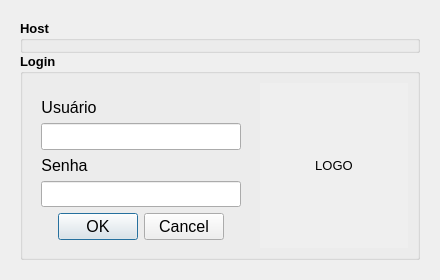
<?xml version="1.0" encoding="UTF-8"?>
<ui version="4.0">
 <class>LoginDialog</class>
 <widget class="QDialog" name="LoginDialog">
  <property name="geometry">
   <rect>
    <x>0</x>
    <y>0</y>
    <width>440</width>
    <height>280</height>
   </rect>
  </property>
  <property name="sizePolicy">
   <sizepolicy hsizetype="Preferred" vsizetype="Minimum">
    <horstretch>0</horstretch>
    <verstretch>0</verstretch>
   </sizepolicy>
  </property>
  <property name="minimumSize">
   <size>
    <width>440</width>
    <height>195</height>
   </size>
  </property>
  <property name="maximumSize">
   <size>
    <width>440</width>
    <height>500</height>
   </size>
  </property>
  <property name="windowTitle">
   <string>SOAD - Login</string>
  </property>
  <layout class="QGridLayout" name="gridLayout">
   <item row="3" column="0">
    <widget class="QFrame" name="verticalFrame">
     <property name="sizePolicy">
      <sizepolicy hsizetype="Minimum" vsizetype="Minimum">
       <horstretch>0</horstretch>
       <verstretch>0</verstretch>
      </sizepolicy>
     </property>
     <property name="maximumSize">
      <size>
       <width>16777215</width>
       <height>16777215</height>
      </size>
     </property>
     <layout class="QGridLayout" name="gridLayout_2">
      <item row="0" column="0">
       <layout class="QVBoxLayout" name="verticalLayout_2">
        <property name="spacing">
         <number>0</number>
        </property>
        <item>
         <widget class="QGroupBox" name="verticalGroupBox_servidor">
          <property name="sizePolicy">
           <sizepolicy hsizetype="Minimum" vsizetype="Minimum">
            <horstretch>0</horstretch>
            <verstretch>0</verstretch>
           </sizepolicy>
          </property>
          <property name="minimumSize">
           <size>
            <width>400</width>
            <height>30</height>
           </size>
          </property>
          <property name="maximumSize">
           <size>
            <width>400</width>
            <height>16777215</height>
           </size>
          </property>
          <property name="font">
           <font>
            <pointsize>10</pointsize>
            <weight>75</weight>
            <bold>true</bold>
           </font>
          </property>
          <property name="title">
           <string>Host</string>
          </property>
          <layout class="QFormLayout" name="formLayout_2">
           <property name="bottomMargin">
            <number>0</number>
           </property>
           <item row="0" column="0">
            <widget class="QLabel" name="label_servidor">
             <property name="font">
              <font>
               <pointsize>12</pointsize>
               <weight>50</weight>
               <bold>false</bold>
              </font>
             </property>
             <property name="text">
              <string>Servidor</string>
             </property>
             <property name="alignment">
              <set>Qt::AlignCenter</set>
             </property>
            </widget>
           </item>
           <item row="0" column="1">
            <widget class="QComboBox" name="comboBox_servidor">
             <property name="font">
              <font>
               <pointsize>10</pointsize>
               <weight>50</weight>
               <bold>false</bold>
              </font>
             </property>
            </widget>
           </item>
          </layout>
         </widget>
        </item>
        <item>
         <widget class="QGroupBox" name="groupBox_login">
          <property name="font">
           <font>
            <pointsize>10</pointsize>
            <weight>75</weight>
            <bold>true</bold>
           </font>
          </property>
          <property name="title">
           <string>Login</string>
          </property>
          <layout class="QHBoxLayout" name="horizontalLayout">
           <property name="spacing">
            <number>10</number>
           </property>
           <item>
            <widget class="QWidget" name="verticalWidget_login" native="true">
             <property name="sizePolicy">
              <sizepolicy hsizetype="Minimum" vsizetype="Minimum">
               <horstretch>0</horstretch>
               <verstretch>0</verstretch>
              </sizepolicy>
             </property>
             <property name="maximumSize">
              <size>
               <width>224</width>
               <height>165</height>
              </size>
             </property>
             <property name="font">
              <font>
               <pointsize>10</pointsize>
               <weight>50</weight>
               <bold>false</bold>
              </font>
             </property>
             <layout class="QFormLayout" name="formLayout">
              <item row="1" column="0">
               <widget class="QLabel" name="label_usuario">
                <property name="font">
                 <font>
                  <pointsize>12</pointsize>
                  <weight>50</weight>
                  <bold>false</bold>
                 </font>
                </property>
                <property name="text">
                 <string>Usuário</string>
                </property>
                <property name="alignment">
                 <set>Qt::AlignCenter</set>
                </property>
               </widget>
              </item>
              <item row="2" column="0">
               <widget class="QLineEdit" name="lineEdit_usuario">
                <property name="minimumSize">
                 <size>
                  <width>200</width>
                  <height>0</height>
                 </size>
                </property>
                <property name="font">
                 <font>
                  <pointsize>12</pointsize>
                  <weight>50</weight>
                  <bold>false</bold>
                 </font>
                </property>
               </widget>
              </item>
              <item row="3" column="0">
               <widget class="QLabel" name="label_senha">
                <property name="font">
                 <font>
                  <pointsize>12</pointsize>
                  <weight>50</weight>
                  <bold>false</bold>
                 </font>
                </property>
                <property name="text">
                 <string>Senha</string>
                </property>
                <property name="alignment">
                 <set>Qt::AlignCenter</set>
                </property>
               </widget>
              </item>
              <item row="4" column="0">
               <widget class="QLineEdit" name="lineEdit_senha">
                <property name="minimumSize">
                 <size>
                  <width>200</width>
                  <height>0</height>
                 </size>
                </property>
                <property name="font">
                 <font>
                  <pointsize>12</pointsize>
                  <weight>50</weight>
                  <bold>false</bold>
                 </font>
                </property>
                <property name="echoMode">
                 <enum>QLineEdit::Password</enum>
                </property>
               </widget>
              </item>
              <item row="0" column="0">
               <layout class="QHBoxLayout" name="horizontalLayout_2"/>
              </item>
              <item row="5" column="0">
               <widget class="QDialogButtonBox" name="buttonBox">
                <property name="sizePolicy">
                 <sizepolicy hsizetype="Expanding" vsizetype="Expanding">
                  <horstretch>0</horstretch>
                  <verstretch>0</verstretch>
                 </sizepolicy>
                </property>
                <property name="minimumSize">
                 <size>
                  <width>200</width>
                  <height>0</height>
                 </size>
                </property>
                <property name="sizeIncrement">
                 <size>
                  <width>0</width>
                  <height>0</height>
                 </size>
                </property>
                <property name="font">
                 <font>
                  <pointsize>12</pointsize>
                  <weight>50</weight>
                  <bold>false</bold>
                 </font>
                </property>
                <property name="autoFillBackground">
                 <bool>false</bool>
                </property>
                <property name="orientation">
                 <enum>Qt::Horizontal</enum>
                </property>
                <property name="standardButtons">
                 <set>QDialogButtonBox::Cancel|QDialogButtonBox::Ok</set>
                </property>
                <property name="centerButtons">
                 <bool>true</bool>
                </property>
               </widget>
              </item>
             </layout>
            </widget>
           </item>
           <item>
            <layout class="QGridLayout" name="gridLayout_3" rowstretch="0" columnstretch="0">
             <property name="sizeConstraint">
              <enum>QLayout::SetMinimumSize</enum>
             </property>
             <property name="leftMargin">
              <number>0</number>
             </property>
             <property name="topMargin">
              <number>0</number>
             </property>
             <property name="rightMargin">
              <number>0</number>
             </property>
             <property name="bottomMargin">
              <number>0</number>
             </property>
             <property name="spacing">
              <number>0</number>
             </property>
             <item row="0" column="0">
              <widget class="QScrollArea" name="scrollArea_logo">
               <property name="frameShape">
                <enum>QFrame::NoFrame</enum>
               </property>
               <property name="frameShadow">
                <enum>QFrame::Plain</enum>
               </property>
               <property name="widgetResizable">
                <bool>true</bool>
               </property>
               <widget class="QWidget" name="scrollAreaWidgetContents_logo">
                <property name="enabled">
                 <bool>true</bool>
                </property>
                <property name="geometry">
                 <rect>
                  <x>0</x>
                  <y>0</y>
                  <width>146</width>
                  <height>163</height>
                 </rect>
                </property>
                <property name="inputMethodHints">
                 <set>Qt::ImhNone</set>
                </property>
                <layout class="QGridLayout" name="gridLayout_4">
                 <property name="leftMargin">
                  <number>0</number>
                 </property>
                 <property name="topMargin">
                  <number>0</number>
                 </property>
                 <property name="rightMargin">
                  <number>0</number>
                 </property>
                 <property name="bottomMargin">
                  <number>0</number>
                 </property>
                 <property name="spacing">
                  <number>0</number>
                 </property>
                 <item row="0" column="0">
                  <widget class="QLabel" name="label_logo">
                   <property name="sizePolicy">
                    <sizepolicy hsizetype="Expanding" vsizetype="Expanding">
                     <horstretch>0</horstretch>
                     <verstretch>0</verstretch>
                    </sizepolicy>
                   </property>
                   <property name="font">
                    <font>
                     <pointsize>10</pointsize>
                     <weight>50</weight>
                     <bold>false</bold>
                    </font>
                   </property>
                   <property name="autoFillBackground">
                    <bool>true</bool>
                   </property>
                   <property name="text">
                    <string>LOGO</string>
                   </property>
                   <property name="scaledContents">
                    <bool>false</bool>
                   </property>
                   <property name="alignment">
                    <set>Qt::AlignCenter</set>
                   </property>
                  </widget>
                 </item>
                </layout>
               </widget>
              </widget>
             </item>
            </layout>
           </item>
          </layout>
         </widget>
        </item>
       </layout>
      </item>
     </layout>
    </widget>
   </item>
  </layout>
 </widget>
 <resources/>
 <connections/>
</ui>
